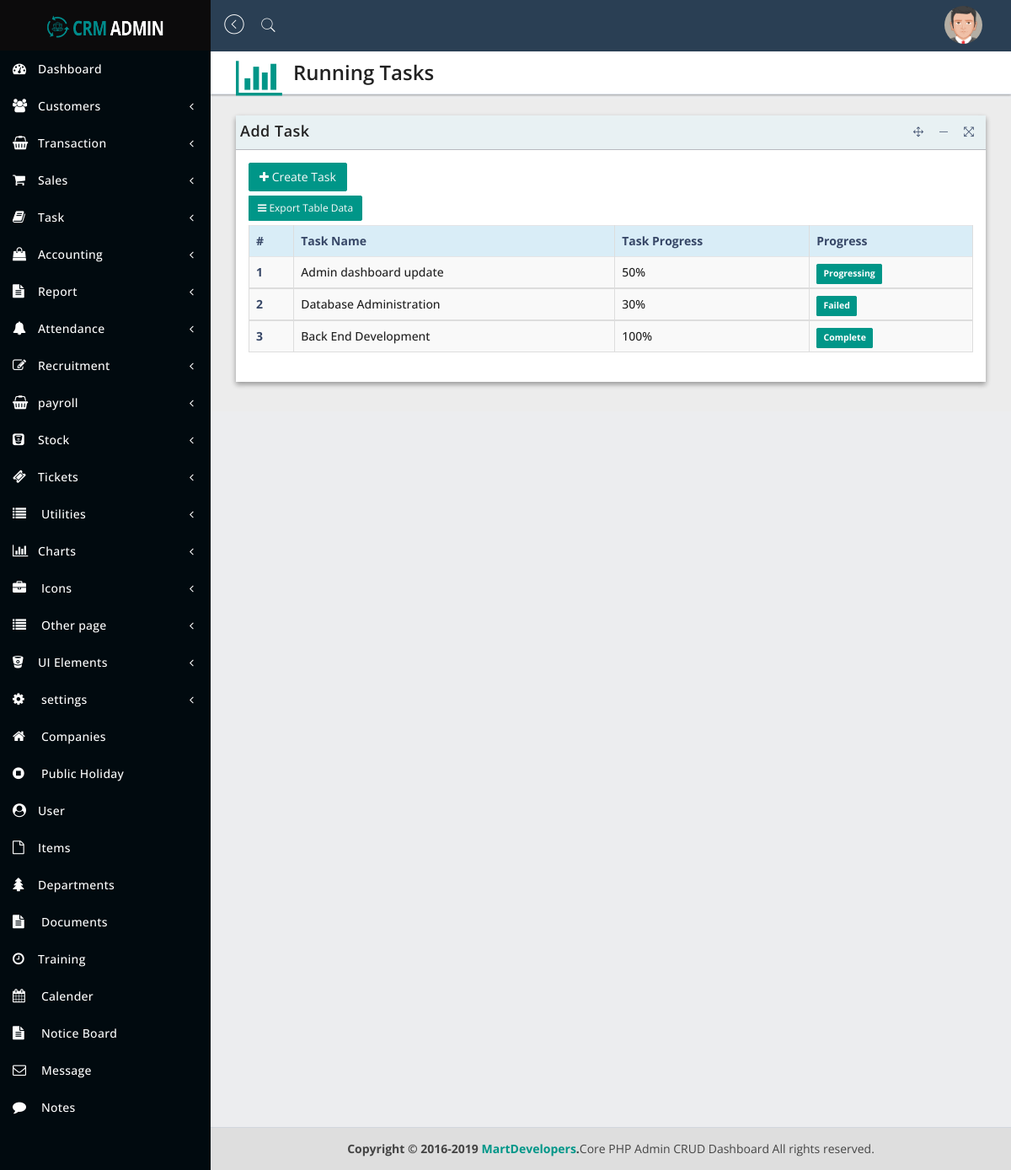
The app's page /rtask.php (signed in) with its own data.
### tables this page shows
CREATE TABLE `projects` (
  `id` int(20) NOT NULL,
  `project_name` varchar(200) NOT NULL,
  `project_progress` varchar(200) NOT NULL,
  `status` varchar(200) NOT NULL
);

### rtask.php (the view, shortened to what this page needs)
<?php
include('assets/configs/config.php');
?>
<!DOCTYPE html>
<html lang="en">
<?php include('assets/_partials/head.php');?>
   <body class="hold-transition sidebar-mini">
      <div class="wrapper">
         <?php include('assets/_partials/header.php');?>
         <aside class="main-sidebar">
            <?php include('assets/_partials/navbar.php');?>
         </aside>
         <div class="content-wrapper">
            <section class="content-header">
               <div class="header-icon">
                  <i class="fa fa-bar-chart-o"></i>
               </div>
               <div class="header-title">
                  <h1>Running Tasks</h1>
               </div>
            </section>
            <section class="content">
               <div class="row">
                  <div class="col-sm-12 col-md-12">
                     <div class="panel panel-bd lobidisable">
                        <div class="panel-heading">
                           <div class="btn-group" id="buttonexport">
                              <a href="#">
                                 <h4>Add Task</h4>
                              </a>
                           </div>
                        </div>
                        <div class="panel-body">
                           <div class="btn-group">
                              <div class="buttonexport">
                                 <a href="#" class="btn btn-add" data-toggle="modal" data-target="#addtask"><i class="fa fa-plus"></i> Create Task</a>
                              </div>
                              <button class="btn btn-exp btn-sm dropdown-toggle" data-toggle="dropdown"><i class="fa fa-bars"></i> Export Table Data</button>
                           </div>
                           <div class="table-responsive">
                              <table id="dataTableExample1" class="table table-bordered table-striped table-hover">
                                 <thead>
                                    <tr class="info">
                                       <th>#</th>
                                       <th>Task Name</th>
                                       <th>Task Progress</th>
                                       <th>Progress</th>
                                    </tr>
                                 </thead>
                                 <?php
                                            $ret="SELECT * FROM projects ";
                                            $stmt= $mysqli->prepare($ret) ;
                                            $stmt->execute() ;
                                            $res=$stmt->get_result();
                                            $cnt=1;
                                            while($row=$res->fetch_object())
                                            {
                                                 ?>
                                 <tbody>
                                    <tr>
                                       <th><?php echo $cnt;?></th>
                                       <td><?php echo $row->project_name;?></td>
                                       <td><?php echo $row->project_progress;?>%</td>
                                       <td>
                                          <span class="label-custom label label-default"><?php echo $row->status;?></span>
                                       </td>
                                    </tr>
                                 <?php $cnt = $cnt +1; }?>
                                 </tbody>
                              </table>
                           </div>
                        </div>
                     </div>
                  </div>
               </div>
            </section>
         </div>
         <?php include('assets/_partials/footer.php');?>
      </div>
   </body>
</html>

### records on screen
projects: project_name "Admin dashboard update", project_progress "50", status "Progressing"
projects: project_name "Database Administration", project_progress "30", status "Failed"
projects: project_name "Back End Development", project_progress "100", status "Complete"
